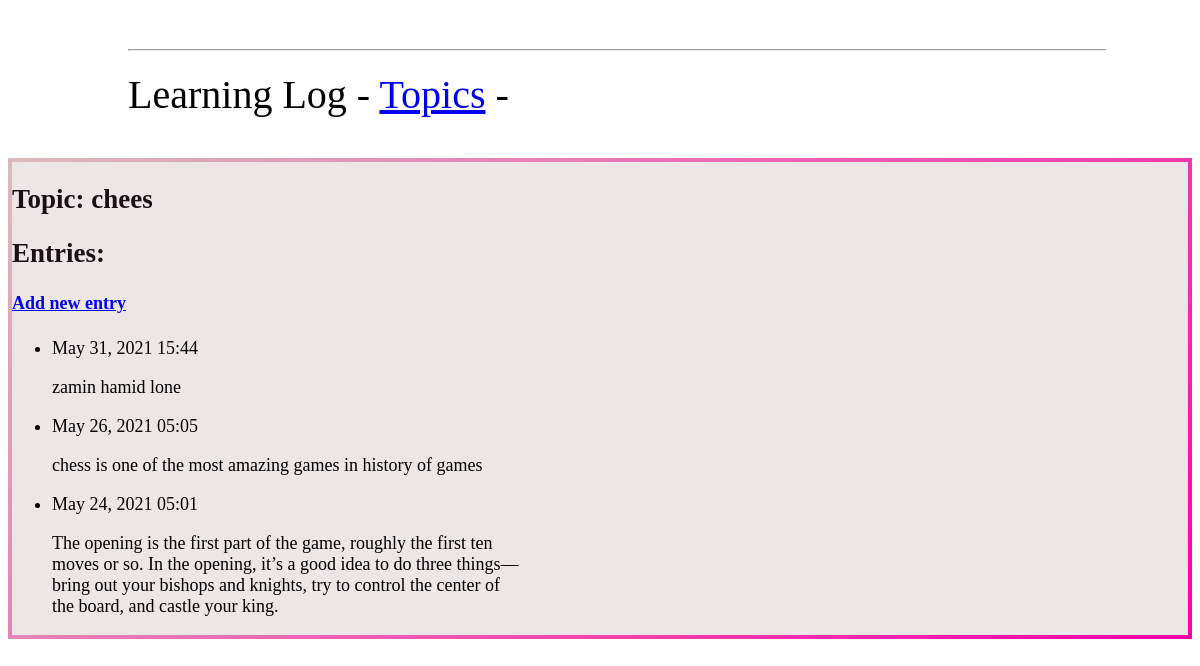
The page /topics/1 on the database as committed earlier.
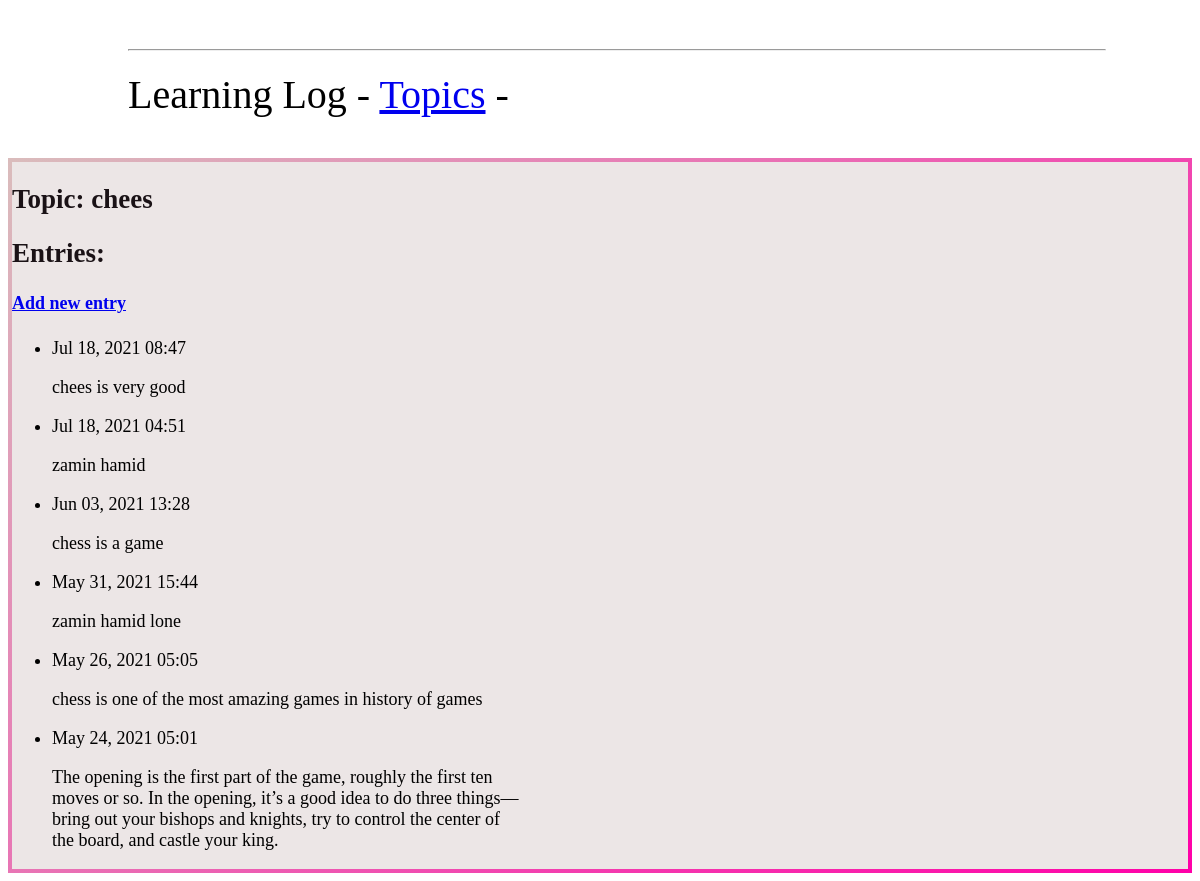
The same page on the database as committed later.
### learning_logs/models.py (models this page shows)
class Topic(models.Model):
	text=models.CharField(max_length=200)
	date_added=models.DateTimeField(auto_now_add=True)
	def __str__(self):
		return self.text

class Entry(models.Model):
	topic =models.ForeignKey(Topic)
	text=models.TextField()
	date_added=models.DateTimeField(auto_now_add=True)

### learning_logs/views.py (the view)
# urls.py: url(r'^topics/(?P<topic_id>\d+)$',views.topic,name='topic'),
def topic(request,topic_id):
	topic=Topic.objects.get(id=topic_id)
	entries = topic.entry_set.order_by('-date_added')
	context ={'topic': topic,'entries':entries}
	return render(request,'learning_logs/topic.html',context)

### learning_logs/templates/learning_logs/topic.html
{% extends 'learning_logs/base.html' %}
{% block content %}
<div class="zam"  style=" font-size: 22px; border: 4px solid;border-image: linear-gradient(
    135deg,
    #dabcbc 0%,
    #FF00A8 100%
)1;
font-size: large;
background-color: rgb(236, 230, 230);">
    <div class="topic" style="color: rgb(26, 18, 22);">
        <p><h2>Topic: {{ topic }}</h2></p>
        <p><h2>Entries:</h2></p>
    </div>
<a href="{% url 'learning_logs:new_entry' topic.id %}"> <h4>Add new entry</h4></a>
<ul>
{% for entry in entries %}
<li>
<p>{{ entry.date_added|date:'M d, Y H:i' }}</p>
<p>{{ entry.text|linebreaks }}</p>
</li>
{% empty %}
<li>
There are no entries for this topic yet.
</li>
{% endfor %}
</ul>
</div>
{% endblock content %}

### learning_logs/templates/learning_logs/base.html
<div class="learning" style="margin-left: 120px; font-size: 40px;margin-right: 86px;
margin-top: 49px;">
    <p>
        <hr>
        <a herf ="{%url 'learning_logs:index'%}">Learning Log</a> -
        <a href="{% url 'learning_logs:topics' %}">Topics</a> -
    </p>
</div>
{% block content %}{% endblock content%}

Rows that differ between the two databases and show on the page:
added Entry: date_added "Jul 18, 2021 08:47", text "chees is very good"
added Entry: date_added "Jul 18, 2021 04:51", text "zamin hamid"
added Entry: date_added "Jun 03, 2021 13:28", text "chess is a game"
